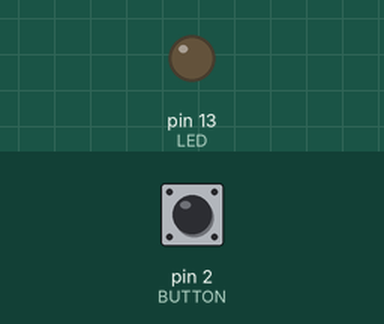
Recording of a sketch running on a simulated Arduino Uno, built with avr-gcc and run on an emulated ATmega328P. On the bench: output pins drawn as LEDs (lit = HIGH). The test bench sets the inputs (shaded band); at power-on: pin 2 (BUTTON) LOW.

Above: at 1.2 s.
1.3 s: pin 2 (BUTTON) pulled HIGH for 0.15 s
At 1.9 s:
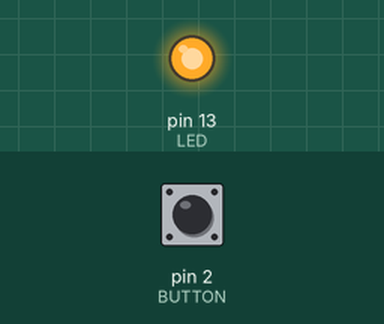
3.0 s: pin 2 (BUTTON) pulled HIGH for 1 s
At 3.8 s:
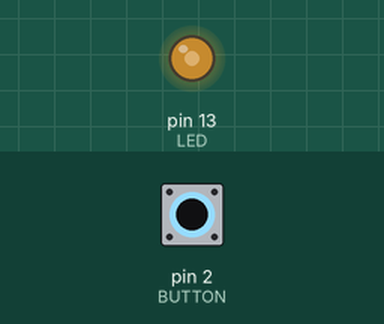
5.5 s: pin 2 (BUTTON) pulled HIGH for 0.15 s
At 6.3 s:
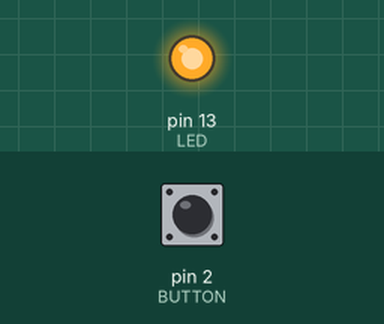
7.2 s: pin 2 (BUTTON) pulled HIGH for 3.2 s
At 7.7 s:
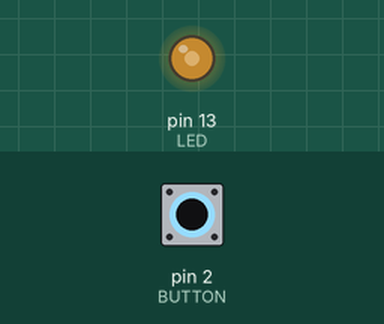
Timing chart, 0 to 11.9 s (numbered marks = the images above; inputs shaded):
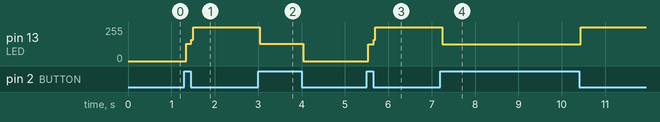

Measured:
- after the input at 1.3 s, pin 13 (LED): 0/255 → 129/255 at once, → 255/255 0.12 s later
- after the input at 3.0 s, pin 13 (LED): 255/255 → 129/255 at once, → 0/255 1.0 s later
- after the input at 5.5 s, pin 13 (LED): 0/255 → 126/255 at once, → 255/255 0.12 s later
- after the input at 7.2 s, pin 13 (LED): 255/255 → 126/255 at once, → 255/255 3.2 s later

The sketch:

bread_led.ino
```cpp
#define LED 13
#define BUTTON 2
void setup(){
  pinMode(LED,OUTPUT);
  pinMode(BUTTON,INPUT);
}

void loop(){
  if(digitalRead(BUTTON)==HIGH){ // if user presses the button
    if(digitalRead(LED)== LOW){ // if the led is off
        digitalWrite(LED, HIGH); // turn the led on
    }
    else{ // if the led is on
        digitalWrite(LED, LOW); // turn the led off
    }
  }

}
```
